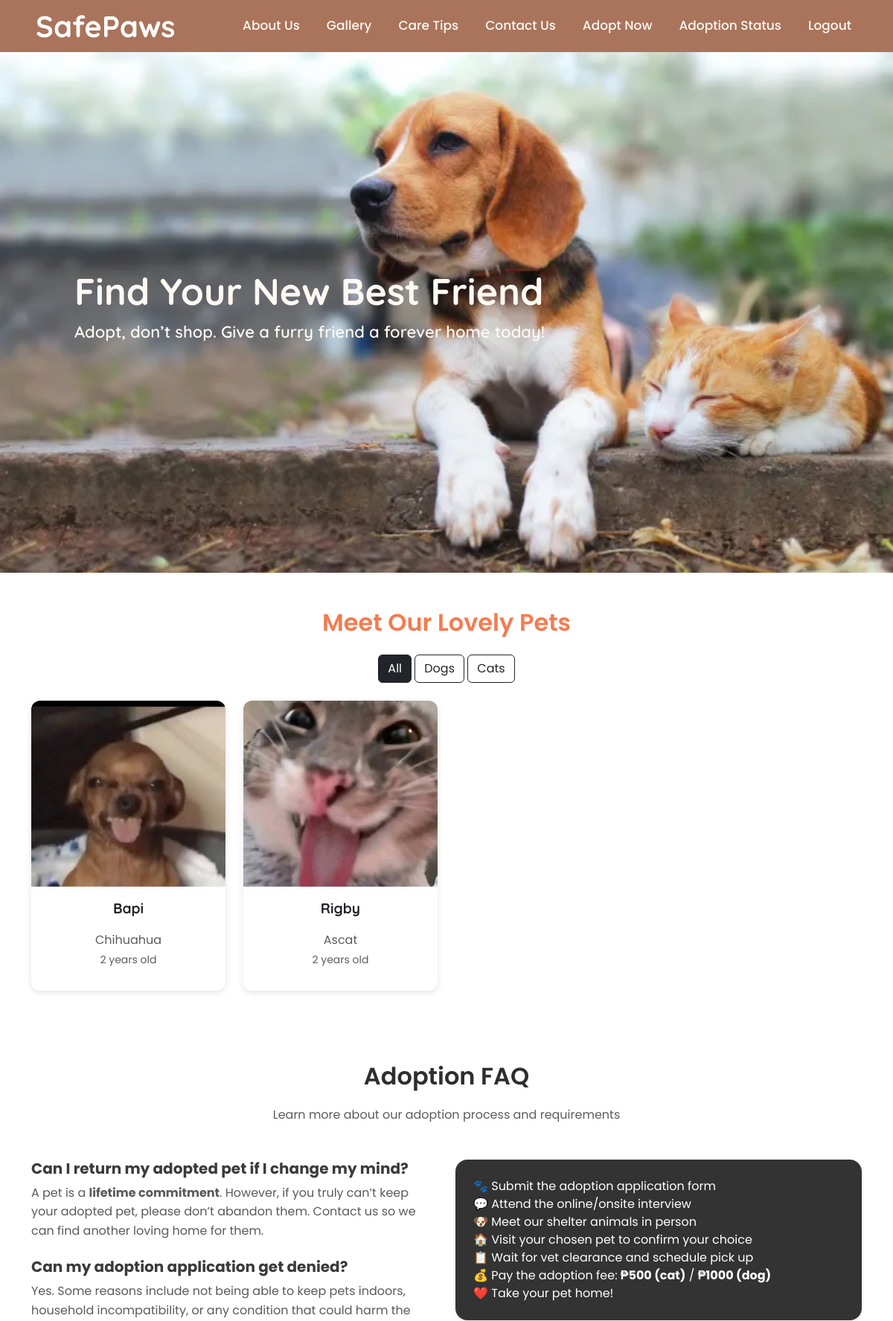
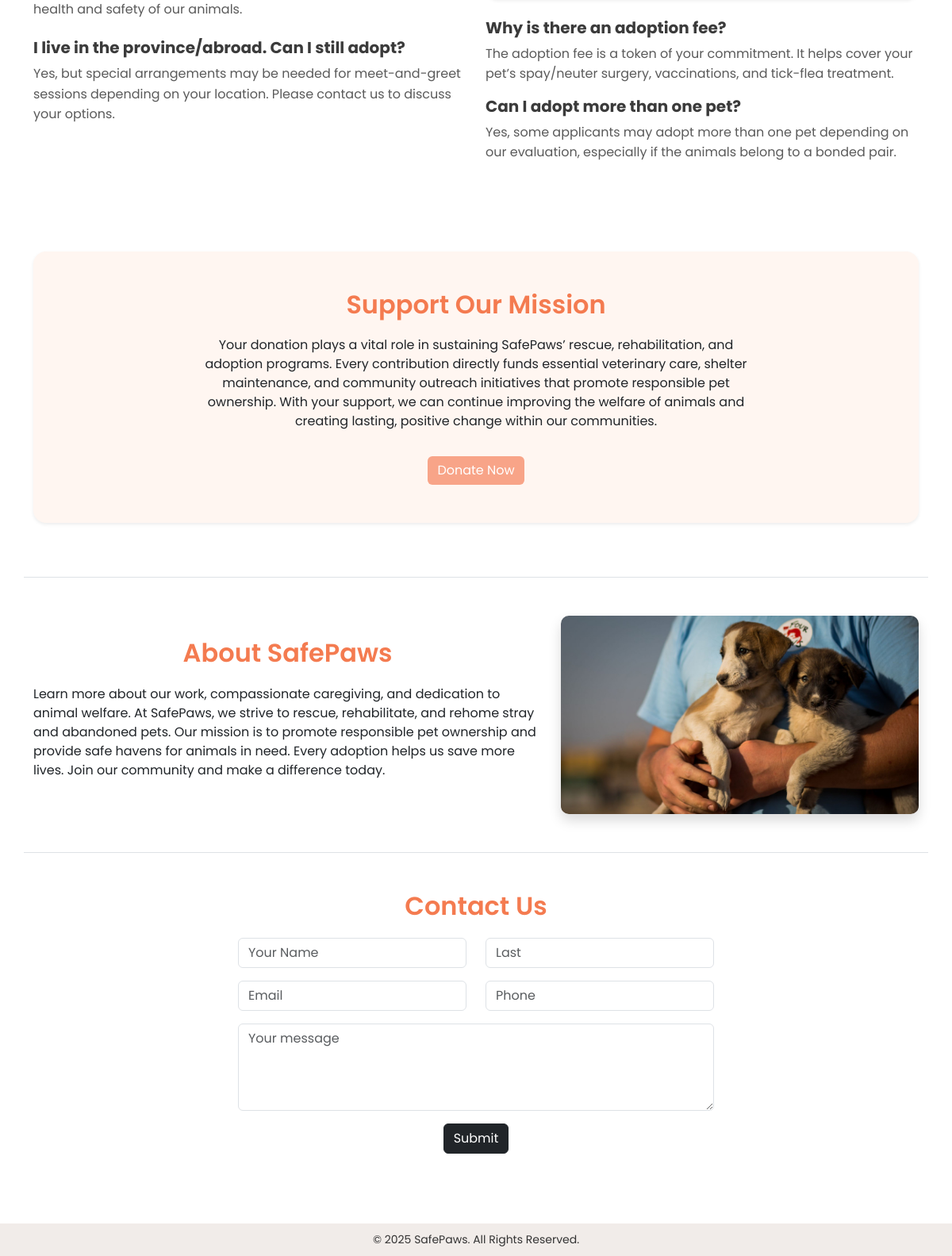
/user/user_adopt.php, run on the app's committed database (2 pictures, top to bottom).
### tables this page shows
CREATE TABLE `pets` (
  `pet_id` int(11) NOT NULL,
  `name` varchar(100) NOT NULL,
  `classification` enum('Dog','Cat') NOT NULL,
  `age` varchar(50) DEFAULT NULL,
  `breed` varchar(100) DEFAULT NULL,
  `gender` enum('Male','Female') DEFAULT NULL,
  `color` varchar(50) DEFAULT NULL,
  `health_status` varchar(100) DEFAULT NULL,
  `temperament` varchar(100) DEFAULT NULL,
  `adoption_status` enum('Available','Adopted','Pending') DEFAULT 'Available',
  `date_sheltered` date DEFAULT NULL,
  `image_url` varchar(255) DEFAULT NULL
);

### user/user_adopt.php (the view, shortened to what this page needs)
<!DOCTYPE html>
<html lang="en">
<head>
  <link href="https://cdn.jsdelivr.net/npm/bootstrap@5.3.3/dist/css/bootstrap.min.css" rel="stylesheet">
  <link rel="stylesheet" href="../assets/css/style.css">
</head>
<body>
<?php include('../includes/user_navbar.php'); ?>
<section class="hero">
  <h1>Find Your New Best Friend</h1>
  <p>Adopt, don’t shop. Give a furry friend a forever home today!</p>
</section>
<section class="container text-center py-5">
  <h2 class="section-title mb-4">Meet Our Lovely Pets</h2>
  <div class="mb-4">
    <button class="btn btn-outline-dark active filter-btn" data-filter="all">All</button>
    <button class="btn btn-outline-dark filter-btn" data-filter="Dog">Dogs</button>
    <button class="btn btn-outline-dark filter-btn" data-filter="Cat">Cats</button>
  </div>
  <div class="row g-4" id="pets-container">
    <?php
    $sql = "SELECT * FROM pets ORDER BY date_sheltered DESC";
    $result = $conn->query($sql);
    if ($result->num_rows > 0):
      while ($pet = $result->fetch_assoc()):
    ?>
      <div class="col-md-3 col-sm-6 pet-item" data-type="<?php echo $pet['classification']; ?>">
        <div class="pet-card">
          <a href="user_pet_details.php?pet_id=<?php echo $pet['pet_id']; ?>">
            <img src="<?php echo !empty($pet['image_url']) ? $pet['image_url'] : '../assets/images/cat.jpg'; ?>"
                 class="pet-img" alt="<?php echo htmlspecialchars($pet['name']); ?>">
          </a>
          <div class="pet-info">
            <p class="pet-name"><?php echo htmlspecialchars($pet['name']); ?></p>
            <p class="text-muted mb-1"><?php echo htmlspecialchars($pet['breed']); ?></p>
            <p class="text-muted small"><?php echo htmlspecialchars($pet['age']); ?></p>
          </div>
        </div>
      </div>
    <?php
      endwhile;
    else:
      echo "<p>No pets available for adoption right now.</p>";
    endif;
    ?>
  </div>
</section>
<section class="container py-5">
  <div class="text-center mb-5">
    <h2 class="section-title" style="color: #2e2e2e;">Adoption FAQ</h2>
    <p class="text-muted">Learn more about our adoption process and requirements</p>
  </div>
  <div class="row g-4 align-items-start">
    <div class="col-md-6">
      <div class="faq-item mb-4">
        <h5 class="fw-bold">Can I return my adopted pet if I change my mind?</h5>
        <p>
          A pet is a <strong>lifetime commitment</strong>. However, if you truly can’t keep your adopted pet,
          please don’t abandon them. Contact us so we can find another loving home for them.
        </p>
      </div>
      <div class="faq-item mb-4">
        <h5 class="fw-bold">Can my adoption application get denied?</h5>
        <p>
          Yes. Some reasons include not being able to keep pets indoors, household incompatibility,
          or any condition that could harm the health and safety of our animals.
        </p>
      </div>
      <div class="faq-item mb-4">
        <h5 class="fw-bold">I live in the province/abroad. Can I still adopt?</h5>
        <p>
          Yes, but special arrangements may be needed for meet-and-greet sessions depending on your location.
          Please contact us to discuss your options.
        </p>
      </div>
    </div>
    <div class="col-md-6">
      <div class="p-4 rounded-4 shadow-sm animate-fade" style="background-color: #333; color: #fff;">
        <ul class="list-unstyled mb-0">
          <li class="fade-item">🐾 Submit the adoption application form</li>
          <li class="fade-item">💬 Attend the online/onsite interview</li>
          <li class="fade-item">🐶 Meet our shelter animals in person</li>
          <li class="fade-item">🏠 Visit your chosen pet to confirm your choice</li>
          <li class="fade-item">📋 Wait for vet clearance and schedule pick up</li>
          <li class="fade-item">💰 Pay the adoption fee: <strong>₱500 (cat)</strong> / <strong>₱1000 (dog)</strong></li>
          <li class="fade-item">❤️ Take your pet home!</li>
        </ul>
      </div>
      <div class="faq-item mt-4">
        <h5 class="fw-bold">Why is there an adoption fee?</h5>
        <p>
          The adoption fee is a token of your commitment. It helps cover your pet’s
          spay/neuter surgery, vaccinations, and tick-flea treatment.
        </p>
      </div>
      <div class="faq-item">
        <h5 class="fw-bold">Can I adopt more than one pet?</h5>
        <p>
          Yes, some applicants may adopt more than one pet depending on our evaluation,
          especially if the animals belong to a bonded pair.
        </p>
      </div>
    </div>
  </div>
</section>
<section class="container text-center py-5">
  <div class="p-5 rounded-4 shadow-sm" style="background-color: #fff6f1; margin-bottom: 20px;">
    <h2 class="section-title">Support Our Mission</h2>
    <p class="mx-auto" style="max-width:700px;">
      Your donation plays a vital role in sustaining SafePaws’ rescue, rehabilitation, and adoption programs.
      Every contribution directly funds essential veterinary care, shelter maintenance, and community outreach
      initiatives that promote responsible pet ownership. With your support, we can continue improving the
      welfare of animals and creating lasting, positive change within our communities.
    </p>
    <button class="btn btn-primary mt-3" style="background-color:#f8a488; border:none;">
      Donate Now
    </button>
  </div>
</section>
<section class="container py-5 border-top border-bottom">
  <div class="row align-items-center">
    <div class="col-md-7">
      <h2 class="section-title">About SafePaws</h2>
      <p>
        Learn more about our work, compassionate caregiving, and dedication to animal welfare.
        At SafePaws, we strive to rescue, rehabilitate, and rehome stray and abandoned pets.
        Our mission is to promote responsible pet ownership and provide safe havens for animals in need.
        Every adoption helps us save more lives. Join our community and make a difference today.
      </p>
    </div>
    <div class="col-md-5">
      <img src="../assets/images/about_img.jpg" alt="About SafePaws" class="about-img shadow">    </div>
  </div>
</section>
<section class="container py-5">
  <h2 class="section-title text-center">Contact Us</h2>
  <form class="mx-auto" style="max-width:600px;">
    <div class="row mb-3">
      <div class="col"><input type="text" class="form-control" placeholder="Your Name"></div>
      <div class="col"><input type="text" class="form-control" placeholder="Last"></div>
    </div>
    <div class="row mb-3">
      <div class="col"><input type="email" class="form-control" placeholder="Email"></div>
      <div class="col"><input type="text" class="form-control" placeholder="Phone"></div>
    </div>
    <div class="mb-3">
      <textarea class="form-control" rows="4" placeholder="Your message"></textarea>
    </div>
    <div class="text-center">
      <button type="submit" class="btn btn-dark">Submit</button>
    </div>
  </form>
</section>
<?php include('../includes/footer.php'); ?>
</body>
</html>

### assets/css/style.css (style rules this page uses)
body { font-family: "Poppins", sans-serif; }
.hero { background-image: url("../images/dogcat.webp"); background-position: center; background-size: cover; background-repeat: no-repeat; height: 700px; color: #fff8f3; display: flex; flex-direction: column; justify-content: center; align-items: flex-start; text-align: left; padding-left: 100px; }
.hero h1 { font-family: "Quicksand", sans-serif; font-weight: 700; font-size: 50px; }
.hero p { font-family: "Quicksand", sans-serif; font-size: 22px; font-weight: 600; }
.section-title { font-weight: 600; margin-bottom: 20px; }
.about-img { width: 100%; height: 250px; object-fit: cover; border-radius: 10px; }
.faq-item h5 { color: #3b3b3b; margin-bottom: 8px; }
.faq-item p { color: #5a5a5a; line-height: 1.6; }
.fade-item { opacity: 0; transform: translateY(15px); animation: fadeInUp 0.6s forwards; }
.fade-item:nth-child(1) { animation-delay: 0.2s; }
.fade-item:nth-child(2) { animation-delay: 0.4s; }
.fade-item:nth-child(3) { animation-delay: 0.6s; }
.fade-item:nth-child(4) { animation-delay: 0.8s; }
.fade-item:nth-child(5) { animation-delay: 1s; }
.fade-item:nth-child(6) { animation-delay: 1.2s; }
.fade-item:nth-child(7) { animation-delay: 1.4s; }
.pet-card { border-radius: 12px; overflow: hidden; background-color: #fff; transition: transform 0.3s ease, box-shadow 0.3s ease; box-shadow: 0 3px 10px rgba(0, 0, 0, 0.1); }
.pet-img { width: 100%; height: 250px; object-fit: cover; cursor: pointer; }
.pet-info { padding: 15px; text-align: center; }
.pet-name { font-family: "Quicksand", sans-serif; font-weight: 700; font-size: 1.2rem; }
h2 { color: #333; font-weight: 700; }
h2 { color: #f47b50; text-align: center; margin-bottom: 25px; }

### data on the page
pets: image_url (picture), name "Bapi", breed "Chihuahua", age "2 years old"
pets: image_url (picture), name "Rigby", breed "Ascat", age "2 years old"
